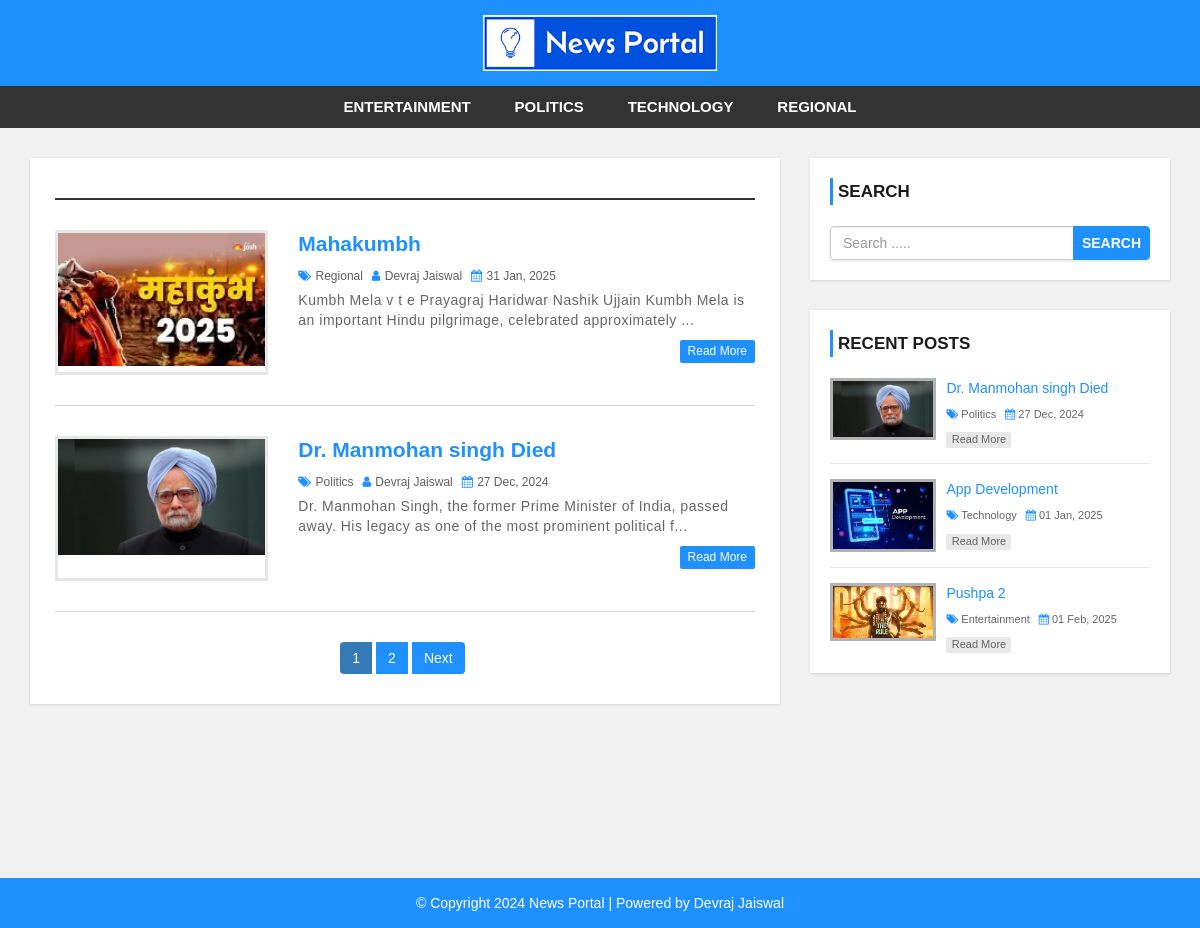
Screenshot of /search.php with the database file from the repository.
### tables this page shows
CREATE TABLE `setting` (
  `website_name` varchar(60) NOT NULL,
  `logo` varchar(50) NOT NULL,
  `footer_desc` varchar(255) NOT NULL
);

CREATE TABLE `category` (
  `category_id` int(11) NOT NULL,
  `category_name` varchar(100) NOT NULL,
  `post` int(11) NOT NULL DEFAULT 0
);

CREATE TABLE `post` (
  `post_id` int(11) NOT NULL,
  `title` varchar(100) NOT NULL,
  `description` text NOT NULL,
  `category` varchar(100) NOT NULL,
  `post_date` varchar(50) NOT NULL,
  `author` int(11) NOT NULL,
  `post_img` varchar(100) NOT NULL
);

CREATE TABLE `user` (
  `user_id` int(10) UNSIGNED NOT NULL,
  `first_name` varchar(30) NOT NULL,
  `last_name` varchar(30) NOT NULL,
  `username` varchar(30) DEFAULT NULL,
  `password` varchar(40) DEFAULT NULL,
  `role` int(11) NOT NULL
);

### search.php (the view, shortened to what this page needs)
<?php include 'header.php'; ?>
<div id="main-content">
    <div class="container">
        <div class="row">
            <div class="col-md-8">
                <div class="post-container">
                    <h2 class="page-heading"><?php echo $search_term; ?></h2>
                    <?php
                    $page_limit = 2;
                    if (isset($_GET['page'])) {
                        $page = $_GET['page'];
                    } else {
                        $page = 1;
                    }
                    $offset = ($page - 1) * $page_limit;
                    $sql2 = "select post.post_id, post.title, post.description, post.post_date, post.post_img, category.category_id, category.category_name, user.first_name, user.last_name from post
                            left join category on post.category= category.category_id
                            left join user on post.author = user.user_id where title like '%$search_term%' or description like '%$search_term%' order by post.post_date desc limit {$offset},{$page_limit}";
                    $result2 = mysqli_query($conn, $sql2) or die('query failed');
                    if (mysqli_num_rows($result2) > 0) {
                        while ($row = mysqli_fetch_assoc($result2)) {
                            ?>
                            <div class="post-content">
                                <div class="row">
                                    <div class="col-md-4">
                                        <a class="post-img" href="single.php?post_id=<?php echo $row['post_id']; ?>"><img
                                                src="admin/upload/<?php echo $row['post_img']; ?>" alt="" /></a>
                                    </div>
                                    <div class="col-md-8">
                                        <div class="inner-content clearfix">
                                            <h3><a
                                                    href='single.php?post_id=<?php echo $row['post_id']; ?>'><?php echo $row['title']; ?></a>
                                            </h3>
                                            <div class="post-information">
                                                <span>
                                                    <i class="fa fa-tags" aria-hidden="true"></i>
                                                    <a
                                                        href='category.php?category=<?php echo $row['category_name']; ?>'><?php echo $row['category_name']; ?></a>
                                                </span>
                                                <span>
                                                    <i class="fa fa-user" aria-hidden="true"></i>
                                                    <a
                                                        href='author.php?auth_id=<?php echo $row['author']; ?>'><?php echo $row['first_name'] . " " . $row['last_name']; ?></a>
                                                </span>
                                                <span>
                                                    <i class="fa fa-calendar" aria-hidden="true"></i>
                                                    <?php echo $row['post_date']; ?>
                                                </span>
                                            </div>
                                            <p class="description">
                                                <?php echo substr($row['description'], 0, 120) . "..."; ?>
                                            </p>
                                            <a class='read-more pull-right'
                                                href='single.php?post_id=<?php echo $row['post_id']; ?>'>read more</a>
                                        </div>
                                    </div>
                                </div>
                            </div>
                        <?php }
                    } else {
                        echo "<div class='alert alert-danger'>No Post available!</div>";
                    } ?>
                    <?php
                    $sql3 = "select * from post where title like '%$search_term%' or description like '%$search_term%'";
                    $result = mysqli_query($conn, $sql3) or die('query failed');
                    $rows = mysqli_num_rows($result);
                    if ($rows > $page_limit) {
                        $total_page = ceil($rows / $page_limit);
                        echo "<ul class='pagination admin-pagination'>";
                        $i = 1;
                        while ($i <= $total_page) {
                            if ($i == $page) {
                                $is_active = "active";
                            } else {
                                $is_active = "";
                            }
                            echo "<li class='{$is_active}'><a href='author.php?auth_id={$search_term}&page={$i}'>{$i}</a></li>";
                            $i++;
                        }
                        if ($total_page > $page) {
                            $nex = $page + 1;
                            echo "<li><a href='author.php?auth_id={$search_term}&page={$nex}'>Next</a></li>";
                        }
                        echo "</ul>";
                    }
                    ?>
                </div>
            </div>
            <?php include 'sidebar.php'; ?>
        </div>
    </div>
</div>
<?php include 'footer.php'; ?>

### header.php (shortened to what this page needs)
<?php include 'config.php';
$sql = "select * from setting";
$result=mysqli_query($conn,$sql);
$row=mysqli_fetch_array($result);
?>
<!DOCTYPE html>
<html lang="en">
<head>
    <link rel="stylesheet" href="css/bootstrap.min.css" />
    <link rel="stylesheet" href="css/font-awesome.css">
    <link rel="stylesheet" href="css/style.css">
</head>
<body>
    <div id="header">
        <div class="container">
            <div class="row">
                <div class=" col-md-offset-4 col-md-4">
                    <a href="index.php" id="logo"><img src="admin/images/<?php echo $row['logo']; ?>"></a>
                </div>
            </div>
        </div>
    </div>
    <div id="menu-bar">
        <div class="container">
            <div class="row">
                <div class="col-md-12">
                    <?php
                    $sql = "select * from category where post > 0";
                    $result = mysqli_query($conn, $sql)  or die('query failed');
                    if (mysqli_num_rows($result) > 0) {
                    ?>
                        <ul class='menu'>
                            <?php
                            while ($row = mysqli_fetch_assoc($result)) {
                            ?>
                                <li><a href='category.php?category=<?php echo $row['category_name'] ?>'><?php echo $row['category_name'] ?></a></li>
                            <?php
                            }
                            ?>
                        </ul>
                    <?php
                    } else {
                        echo "No Category Found";
                    }
                    ?>
                </div>
            </div>
        </div>
    </div>

### sidebar.php
<div id="sidebar" class="col-md-4">
     <div class="search-box-container">
        <h4>Search</h4>
        <form class="search-post" action="search.php" method="GET">
            <div class="input-group">
                <input type="text" name="search" class="form-control" placeholder="Search .....">
                <span class="input-group-btn">
                    <button type="submit" class="btn btn-danger">Search</button>
                </span>
            </div>
        </form>
    </div>
    <div class="recent-post-container">
        <h4>Recent Posts</h4>
        <?php
        $recent_limit = 3;
        $sql1 = "select * from post";
        $row1 = mysqli_num_rows(mysqli_query($conn, $sql1));
        $offset = $row1 - 3;
        $sql = "select post.post_id, post.title, post.description, post.post_date, post.post_img, category.category_id, category.category_name, user.first_name, user.last_name from post
        left join category on post.category= category.category_id
        left join user on post.author = user.user_id order by post.post_date desc limit {$offset},{$recent_limit}";
        $result = mysqli_query($conn, $sql)  or die('query failed');
        if (mysqli_num_rows($result) > 0) {
            while ($row = mysqli_fetch_assoc($result)) {
        ?>
                <div class="recent-post">
                    <a class="post-img" href="single.php?post_id=<?php echo $row['post_id']; ?>">
                        <img src="admin/upload/<?php echo $row['post_img']; ?>" alt="" />
                    </a>
                    <div class="post-content">
                        <h5>
                            <a href='single.php?post_id=<?php echo $row['post_id']; ?>'><?php echo $row['title']; ?></a>
                        </h5>
                        <span>
                            <i class="fa fa-tags" aria-hidden="true"></i>
                            <a href='category.php?category=<?php echo $row['category_name']; ?>'><?php echo $row['category_name']; ?></a>
                        </span>
                        <span>
                            <i class="fa fa-calendar" aria-hidden="true"></i>
                            <?php echo $row['post_date']; ?>
                        </span>
                        <a class="read-more" href="single.php?post_id=<?php echo $row['post_id']; ?>">read more</a>
                    </div>
                </div>
        <?php }
        } else {
            echo "<div class='alert alert-danger'>No Post available!</div>";
        }  ?>
    </div>
</div>

### footer.php
<?php
$sql = "select * from setting";
$result = mysqli_query($conn, $sql);
$row = mysqli_fetch_array($result);
?>
<div id ="footer">
    <div class="container">
        <div class="row">
            <div class="col-md-12">
                <span><?php echo $row['footer_desc']; ?> <a href="http://www.devrajjaiswal.in">Devraj Jaiswal</a></span>
            </div>
        </div>
    </div>
</div>
</body>
</html>

### css/style.css (style rules this page uses)
body { background: #f1f1f1; font-family: sans-serif,arial,Helvetica; }
a, a:hover, a:focus { text-decoration: none; outline: none; }
ul { margin:0; padding:0; list-style:none; }
h2.page-heading { margin: 5px 0 30px; padding: 0 5px 10px; border-bottom: 2px solid #333; }
form { background: #fff; padding: 25px; box-shadow:0 1px 3px rgba(0, 0, 0, 0.13); }
#header { background: #1e90ff; text-align: center; padding: 15px; }
#logo { display: inline-block; width: 65%; }
#logo img { width: 100%; }
#menu-bar { background: #333; text-align: center; }
#menu-bar .menu > li { display: inline-block; }
.menu > li > a { padding: 10px 20px; display: block; text-transform: uppercase; color: #fff; font-size: 15px; font-weight:600; transition:all 0.5s ease 0s; }
#main-content { padding: 30px 0; min-height: 750px; }
#main-content .post-container { background-color: #fff; padding: 25px; box-shadow: 0 1px 3px rgba(0, 0, 0, 0.13); }
#main-content .post-content { border-bottom: 1px solid #d1d1d1; padding: 0 0 30px; margin-bottom:30px; }
#main-content .post-content img { width: 100%; }
#main-content .post-content .post-img { border: 3px solid #e7e7e7; display: block; height: 145px; overflow: hidden; transition: border .3s; }
#main-content .post-content h3 { font-size: 21px; line-height: 28px; font-weight: 600; margin: 0 0 7px; }
#main-content .post-content h3 a { color: #1e90ff; transition:all 0.3s; }
#main-content .post-content .post-information span { color: #606060; font-size: 12px; text-transform: capitalize; margin: 0 5px 5px 0; display: inline-block; }
#main-content .post-content .post-information i { color: #1e90ff; margin-right: 1px; }
#main-content .post-content .post-information a { color: #606060; text-decoration: none; }
#main-content .post-content p, #main-content .single-post p { color: #666; font-size: 14px; letter-spacing: 0.5px; margin:0 0 10px; }
#main-content .post-content a.read-more { color: #fff; background-color: #1E90FF; font-size: 12px; text-transform: capitalize; padding: 3px 8px; border-radius: 2px; transition: all 0.3s; }
.pagination { display: block; text-align: center; margin: 0; }
.pagination li { display:inline-block; margin: 0 5px 0 0; }
.pagination li a { border: none; background: #1e90ff; color: #fff; }
i.fa { color:#222; }
#sidebar h4 { color: #1A1A1A; font-size: 17px; line-height: 27px; font-weight:600; text-transform: uppercase; padding: 0 0 0 5px; margin: 0 0 21px; border-left: 3px solid #1e90ff; }
#sidebar .search-box-container { background-color: #fff; padding: 20px; margin: 0 0 30px; box-shadow: 0 1px 3px rgba(0, 0, 0, 0.13); }
#sidebar .search-post { padding: 0; }
#sidebar .search-post input { color: #606060; }
#sidebar .search-post .btn { font-weight: 600; text-transform: uppercase; padding: 6px 8px; background-color: #1E90FF; border-color: #1E90FF; outline: none; }
#sidebar .recent-post-container { padding: 20px; background: #fff; box-shadow: 0 1px 3px rgba(0, 0, 0, 0.13); }
#sidebar .recent-post { border-bottom: 1px solid #e7e7e7; padding: 0 0 15px; margin: 0 0 15px; }
#sidebar .recent-post:last-child { margin: 0; padding: 0; border: none; }
#sidebar .recent-post .post-img { display: inline-block; width: 33%; border: 3px solid rgba(0,0,0,0.3); vertical-align: top; transition: border .3s; }
#sidebar .recent-post .post-img img { width: 100%; }
#sidebar .recent-post .post-content { width: 65%; display: inline-block; border: none; padding: 0 0 0 7px; margin: 0; }
#sidebar .recent-post h5 { font-size: 14px; line-height: 20px; margin: 0 0 5px; }
#sidebar .recent-post h5 a { color: #1E90FF; }
#sidebar .recent-post span { color: #666; font-size: 11px; display: inline-block; margin: 0 5px 10px 0; }
#sidebar .recent-post span a { color: #666; }
#sidebar .recent-post span i { color: #1E90FF; }
#sidebar .recent-post a.read-more { color: #666; background-color: rgba(0,0,0,0.09); width: 65px; font-size: 11px; text-align: center; padding: 0; display: block; transition: all 0.3s; }
#footer { color: #fff; padding:15px 0; text-align:center; background-color:#1e90ff; }
#footer a { color:#fff; }

### rows the page displays
setting: logo (picture), footer_desc "© Copyright 2024 News Portal | Powered by"
category: category_name "ENTERTAINMENT"
category: category_name "POLITICS"
category: category_name "TECHNOLOGY"
category: category_name "REGIONAL"
post: post_img (picture), title "Mahakumbh", category.category_name "Regional", user.first_name "Devraj", user.last_name "Jaiswal", post_date "31 Jan, 2025", description "Kumbh Mela v t e Prayagraj Haridwar Nashik Ujjain Kumbh Mela is an important Hindu pilgrimage, celebrated approximately"
post: post_img (picture), title "Dr. Manmohan singh Died", category.category_name "Politics", user.first_name "Devraj", user.last_name "Jaiswal", post_date "27 Dec, 2024", description "Dr. Manmohan Singh, the former Prime Minister of India, passed away. His legacy as one of the most prominent political f"
post: post_img (picture), title "App Development", category.category_name "Technology", post_date "01 Jan, 2025"
post: post_img (picture), title "Pushpa 2", category.category_name "Entertainment", post_date "01 Feb, 2025"
